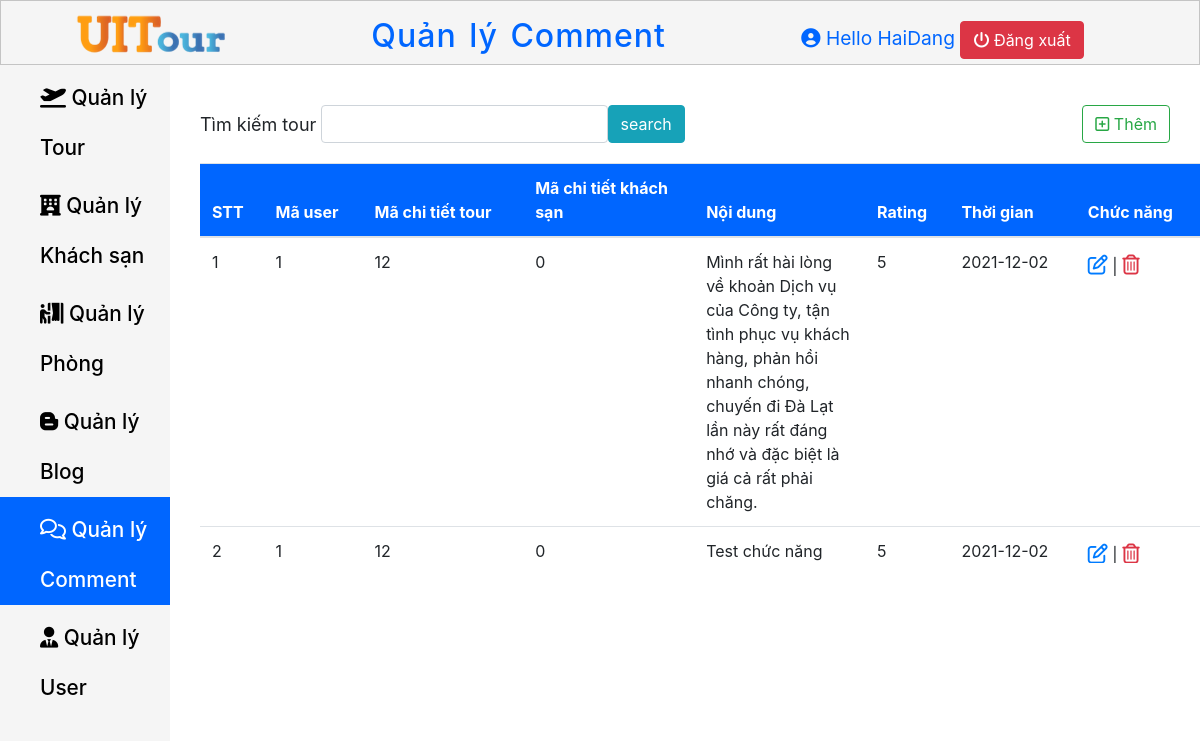
Screenshot of /Page-Admin/QuanLyComment.php with the database file from the repository.
### tables this page shows
CREATE TABLE `evaluate` (
  `Evaluate_Id` int(11) NOT NULL,
  `User_Id` int(11) NOT NULL,
  `CT_Tour_Id` int(11) NOT NULL,
  `CT_Hotel_Id` int(11) NOT NULL,
  `Content` text NOT NULL,
  `Rating` int(11) DEFAULT NULL,
  `Time` date DEFAULT NULL
);

### Page-Admin/QuanLyComment.php (the view, shortened to what this page needs)
<?php
    $host = "localhost";
    $host_user ="root";
    $host_password = "";
    $database = "ie104.m12";
    $port = "8111";
    $conn = new mysqli($host, $host_user, $host_password, $database, $port);
    if(isset($_POST["search"]))
    {
        $result = $_POST["search"];
        $sql = "SELECT * FROM evaluate WHERE 'User_Id' Like '%$result%'";
    }
    else
        $sql = "SELECT * from evaluate";
    $kq = $conn->query($sql);
?>
<!DOCTYPE html>
<html lang="en">
<head>
    <link rel="stylesheet" href="Navbar.css">
    <link rel="stylesheet" href="Content.css">
    <link rel="stylesheet" href="https://cdn.jsdelivr.net/npm/bootstrap@4.5.3/dist/css/bootstrap.min.css">
    <link rel="stylesheet" href="https://cdnjs.cloudflare.com/ajax/libs/font-awesome/6.0.0-beta3/css/all.min.css" />
</head>
<body>
    <header class="header-container">
        <div class="header-container__logo">
            <a href="../Page-Admin/TrangChu.php">
                <img src="../Trangchu/File/logo_header.png" alt="UITour">
            </a>
        </div>
        <h2 class="header-container__Title">
            Quản lý Comment
        </h2>
        <div class="header-container__profile">
            <i class="fas fa-user-circle"></i>
            <span>Hello HaiDang</span>
            <a href="../Page-Admin/DangNhap.php" class="btn btn-danger"> <i class="fas fa-power-off"></i> Đăng xuất</a>
        </div>
    </header>
    <main class="main">
        <nav class="nav-links">
            <ul class="nav-links__ul">
                <li class="nav-links__li ">
                    <a href="../Page-Admin/QuanLyTour.php" class=" nav-links__a">
                        <i class="fas fa-plane-departure "></i>  Quản lý Tour
                    </a>
                </li>
                <li class="nav-links__li">
                    <a href="../Page-Admin/QuanLyKhachSan.php" class=" nav-links__a">
                        <i class="fas fa-hotel"></i></i>  Quản lý Khách sạn
                    </a>
                </li>
                <li class="nav-links__li">
                    <a href="../Page-Admin/QuanLyPhong.php" class=" nav-links__a">
                        <i class="fas fa-person-booth"></i>  Quản lý Phòng
                    </a>
                </li>
                <li class="nav-links__li ">
                    <a href="../Page-Admin/QuanLyBlog.php" class=" nav-links__a ">
                        <i class="fab fa-blogger-b"></i></i>  Quản lý Blog
                    </a>
                </li>
                <li class="nav-links__li active--css">
                    <a href="../Page-Admin/QuanLyComment.php" class=" nav-links__a active--css">
                        <i class="far fa-comments"></i></i></i>  Quản lý Comment
                    </a>
                </li>
                <li class="nav-links__li " >
                    <a href="../Page-Admin/QuanLyUser.php" class=" nav-links__a ">
                        <i class="fas fa-user-tie"></i></i></i>  Quản lý User
                    </a>
                </li>
            </ul>
        </nav>
        <section>
            <div class="search-create" >
                <form action="" class="col-md-10" method="post">
                    <div class="form-inline col-md-9">
                        <label for="User_Id" class="control-label" style="margin-right: 5px;">Tìm kiếm tour</label>
                        <input type="text" name="search" class="form-control col-md-6">
                        <input type="submit" class="btn btn-info" name="submit" value="search">
                    </div>
                </form>
                <div>
                    <a href="../Page-Admin/ThemCmt.php" class="btn btn-outline-success"><i class="far fa-plus-square"></i> Thêm</a>
                </div>
            </div>
            <div class="table-overflow">
                <table class="table table-hover">
                    <thead>
                        <tr>
                            <th>STT</th>
                            <th>Mã user</th>
                            <th>Mã chi tiết tour</th>
                            <th>Mã chi tiết khách sạn</th>
                            <th>Nội dung</th>
                            <th>Rating</th>
                            <th>Thời gian</th>
                            <th>Chức năng</th>
                        </tr>
                    </thead>
                    <tbody>
                        <?php while($row = $kq->fetch_assoc()) { ?>
                            <tr>
                                <td class="counterCell"></td>
                                <td><?php echo $row["User_Id"] ?></td>
                                <td><?php echo $row["CT_Tour_Id"] ?></td>
                                <td><?php echo $row["CT_Hotel_Id"] ?></td>
                                <td><?php echo $row["Content"] ?></td>
                                <td><?php echo $row["Rating"] ?></td>
                                <td><?php echo $row["Time"] ?></td>
                                <td>
                                    <a  href="../Page-Admin/SuaCmt.php?id=<?php echo $row["Evaluate_Id"] ?>" style="font-size: 20px;" ><i class="far fa-edit"></i></a> |
                                    <a href="../Page-Admin/XoaCmt.php?id=<?php echo $row["Evaluate_Id"] ?>" style="font-size: 20px; " class="text-danger" onclick="return confirm('Bạn chắn chắn xóa chứ?')"><i class="far fa-trash-alt"></i></a>
                                </td>
                            </tr>
                        <?php } ?>
                    </tbody>
                </table>
            </div>
        </section>
    </main>
</body>
</html>

### Page-Admin/Navbar.css (style rules this page uses)
* { margin: 0; padding: 0; box-sizing: border-box; }
body { font-size: 15px; }
html { font-family: Arial, Helvetica, sans-serif; }
.header-container .header-container__logo img { margin-left: 3em; }
.header-container { display: flex; justify-content: space-between; align-items: center; width: 100%; max-height: 65px; position: fixed; top: 0; z-index: 10; background-color: #f5f5f5; border: 1px solid #c4c4c4; }
.header-container .header-container__Title { word-spacing: 3px; letter-spacing: 1px; margin-top: 15px; color: #0066FF; }
.header-container .header-container__profile { font-size: 1.2em; margin-right: 6em; margin-top: 15px; color: #0066FF; }
.main { margin-top: 65px; display: flex; width: 100%; }
.nav-links { width: 300px; height: 1000px; }
.nav-links__li { background-color: #f5f5f5; line-height: 50px; display: block; }
.nav-links__a { text-decoration: none; padding-top: 8px; color: #000; display: block; padding-left: 40px; font-weight: 500; font-size: 1.3em; }
.nav-links__ul { height: 100%; background-color: #f5f5f5; }
.active--css { background-color: #0066FF; color: #fff; }

### Page-Admin/Content.css (style rules this page uses)
* { margin: 0; padding: 0; box-sizing: border-box; }
body { font-size: 15px; max-width: 1500px; overflow-x: auto; }
label { font-size: 18px; }
.search-create { display: flex; width: 1000px; justify-content: space-between; margin-top: 40px; }
table thead tr { position: sticky; top: 0; background-color: #0066FF; color: #fff; }
.table-overflow { width: 1000px; height: 400px; margin-left: 30px; overflow-y: auto; margin-top: 20px; }
.table-overflow th, td { max-width: 150px; word-wrap: break-word; }
table { counter-reset: tableCount; }
.counterCell::before { content: counter(tableCount); counter-increment: tableCount; }

### rows the page displays
evaluate: User_Id "1", CT_Tour_Id "12", CT_Hotel_Id "0", Content "Mình rất hài lòng về khoản Dịch vụ của Công ty, tận tình phục vụ khách hàng, phản hồi nhanh chóng, chuyến đi Đà Lạt lần này rất đáng nhớ và đặc biệt là giá cả rất phải chăng.", Rating "5", Time "2021-12-02"
evaluate: User_Id "1", CT_Tour_Id "12", CT_Hotel_Id "0", Content "Test chức năng…", Rating "5", Time "2021-12-02"
